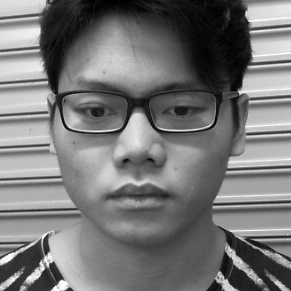
#> input picture Desktop/Webcam-Face-Detect-20181226T082516Z-001/Webcam-Face-Detect/dataset/User.1.134.jpg, 291 x 291 px, given in place of the camera
$ python 01_face_dataset.py
#> lines starting #> are read from the running program, lines starting #| are printed output that depends on the picture
import cv2
import os
import numpy as np
from PIL import Image

cam = cv2.VideoCapture(0)


face_detector = cv2.CascadeClassifier('haarcascade_frontalface_default.xml')

# For each person, enter one numeric face id
face_id = input('\n enter user id end press <return> ==>  ')

print("\n [INFO] Initializing face capture. Look the camera and wait ...")
# Initialize individual sampling face count
count = 0

while(True):

    ret, img = cam.read()
#> img is the input picture: shape (291, 291, 3); min 0, max 255, mean 118.4
    img = cv2.flip(img,1) # flip video image vertically
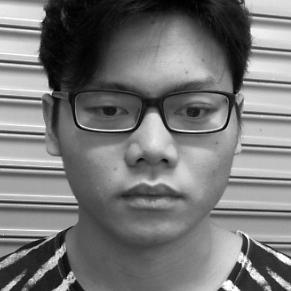
#> img: shape (291, 291, 3); min 0, max 255, mean 118.4
    gray = cv2.cvtColor(img, cv2.COLOR_BGR2GRAY)
    faces = face_detector.detectMultiScale(
        gray,
        scaleFactor = 1.2,
        minNeighbors = 5,
        minSize = (30, 30),)
#> faces = [[43, 28, 216, 216]]

    for (x,y,w,h) in faces:

        cv2.rectangle(img, (x,y), (x+w,y+h), (255,0,0), 2)
        count += 1

        # Save the captured image into the datasets folder
        cv2.imwrite("dataset/User." + str(face_id) + '.' + str(count) + ".jpg", gray[y:y+h,x:x+w])

        cv2.imshow('image', img)
#> this loop made 1 pass
#> (x, y, w, h, count) on pass 1: (43, 28, 216, 216, 1)
#> pass 1, `cv2.imwrite("dataset/User." + str(face_id) + '.' + str(count) + ".jpg"..`:
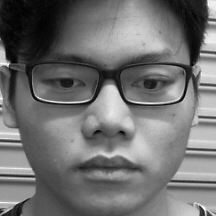
#> saved as User..1.jpg: shape (216, 216); min 0, max 255, mean 112.6
#> pass 1, `cv2.imshow('image', img)`:
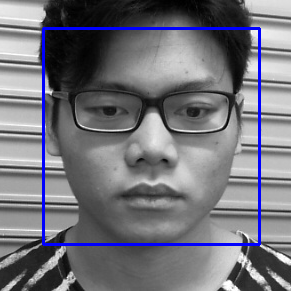
#> window 'image': shape (291, 291, 3); mean B, G, R 122.7, 114.9, 114.9
#> after the loop, count = 1

    if cv2.waitKey(1) & 0xff == ord('z'): # Press 'ESC' for exiting video
#> (key Esc is pressed here)
        break
    else:
        pass;

# Do a bit of cleanup
print("\n [INFO] Exiting Program and cleanup stuff")
cam.release()
cv2.destroyAllWindows()

path = 'dataset'

recognizer = cv2.face.LBPHFaceRecognizer_create()
detector = cv2.CascadeClassifier("haarcascade_frontalface_default.xml");

# function to get the images and label data
def getImagesAndLabels(path):

    imagePaths = [os.path.join(path,f) for f in os.listdir(path)]
    faceSamples=[]
    ids = []

    for imagePath in imagePaths:

        PIL_img = Image.open(imagePath).convert('L') # convert it to grayscale
        img_numpy = np.array(PIL_img,'uint8')

        id = int(os.path.split(imagePath)[-1].split(".")[1])
        faces = detector.detectMultiScale(img_numpy)

        for (x,y,w,h) in faces:
            faceSamples.append(img_numpy[y:y+h,x:x+w])
            ids.append(id)

    return faceSamples,ids

print ("\n [INFO] Training faces. It will take a few seconds. Wait ...")
faces,ids = getImagesAndLabels(path)
recognizer.train(faces, np.array(ids))

# Save the model into trainer/trainer.yml
recognizer.write('trainer/trainer.yml') # recognizer.save() worked on Mac, but not on Pi

# Print the numer of faces trained and end program
print("\n [INFO] {0} faces trained. Exiting Program".format(len(np.unique(ids))))
